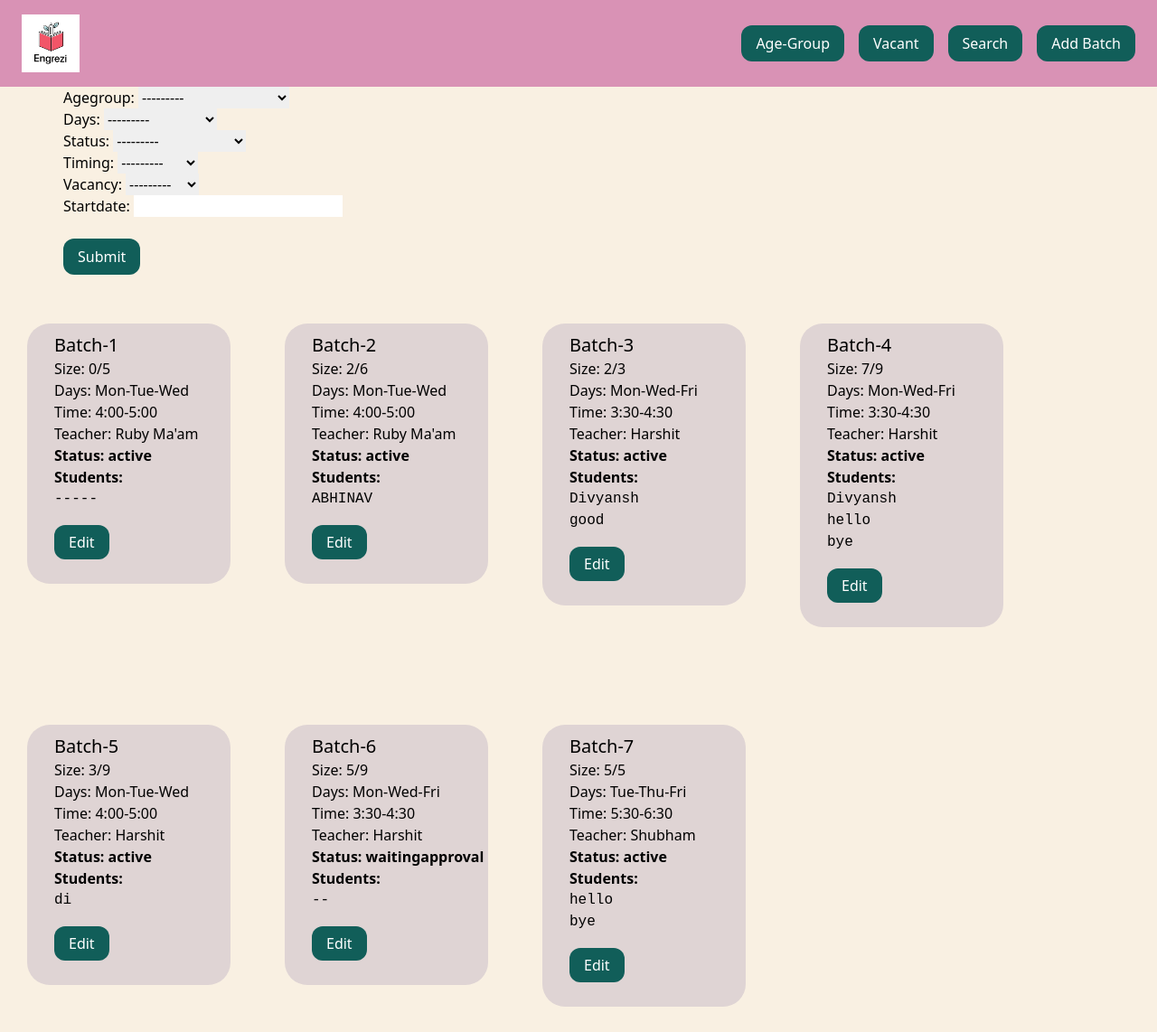
The app's page /search/ with its own data.
### batch/models.py (models this page shows, shortened)
class batches(models.Model):
    DRAFT = 'draft'
    WAITING_APPROVAL = 'waitingapproval'
    ACTIVE = 'active'
    ENDED = 'ended'
    VACANT='VACANT'
    FULL="FULL"
    STATUS_CHOICES = (
        (DRAFT, 'Draft'),
        (WAITING_APPROVAL, 'Waiting approval'),
        (ACTIVE, 'Active'),
        (ENDED, 'Deleted'),
    )
    VACANCY_CHOICE={
        (VACANT,'VACANT'),
        (FULL,'FULL')
    }
    batch_name = models.CharField(max_length=50)
    slug = models.SlugField()
    batch_size = models.IntegerField()
    timing = models.ForeignKey(timings, related_name='Timings', on_delete=models.CASCADE)
    days=models.ForeignKey(days, related_name='Days', on_delete=models.CASCADE)
    strength = models.IntegerField()
    startdate=models.CharField(max_length=50)
    teachername = models.ForeignKey(teachers, related_name='Teachers', on_delete=models.CASCADE)
    agegroup=models.ForeignKey(agegroup, related_name='agegroups', on_delete=models.CASCADE)
    description = models.TextField(blank=True)
    status = models.CharField(max_length=50, choices=STATUS_CHOICES, default=ACTIVE)
    vacancy=models.CharField(max_length=50, choices=VACANCY_CHOICE, default=VACANT)
    def get_batchsize(self):
        return str(str(self.strength)+"/"+str(self.batch_size))

class days(models.Model):
    title = models.CharField(max_length=50)
    slug = models.SlugField()
    def __str__(self):
        return self.title

class timings(models.Model):
    title = models.CharField(max_length=50)
    slug = models.SlugField()
    def __str__(self):
        return self.title

class teachers(models.Model):
    title = models.CharField(max_length=50)
    slug = models.SlugField()
    def __str__(self):
        return self.title

### batch/views.py (the view)
# urls.py: path('search/', search, name='search'),
def search(request):
    batch_filter=batchfilter(request.GET, queryset=batches.objects.all())
    context={
        'form': batch_filter.form,
        'Batch': batch_filter.qs
    }
    return render(request,'core/search.html',context)

### batch/models.py (called while the page is built)
    def __str__(self):
        return self.title

### batch/templatetags/menu.py (called while the page is built)
@register.inclusion_tag('core/menu.html')
def menu():
    agegroups = agegroup.objects.all()
    day=days.objects.all()
    return {'agegroups': agegroups,'days':day}

@register.inclusion_tag('core/vmenu.html')
def vacant():
    agegroups = agegroup.objects.all()
    day=days.objects.all()
    return {'agegroups': agegroups,'days':day}

### batch/templates/core/search.html (shortened to what this page needs)
{% extends 'core/index.html' %}
{% block content %}
    <div>
        <form method="GET" action="{% url 'search' %}"  style="position:relative; left:70px; ">
            {{form.as_p}}
            <br>
            <input type="submit" value="Submit" class="py-2 px-4 bg-teal-800 text-white rounded-xl hover:bg-teal-900"/>
        </form>
    <div class="flex flex-wrap">
        {% for batch in Batch %}
            <div class="product w-1/1 p-0 py-6" >
                <div class="box" >
                <a href="{% url 'batch_detail' batch.agegroup.slug batch.slug %}">
                    <h2 class="text-xl"style="position:relative; left:20px;">{{ batch.batch_name }}</h2>
                    <p class="text-13 text-black-600" style="position:relative; left:20px;">Size: {{ batch.get_batchsize }}</p>
                    <p class="text-13 text-black-600" style="position:relative; left:20px;">Days: {{ batch.days }}</p>
                    <p class="text-13 text-black-600" style="position:relative; left:20px;">Time: {{ batch.timing}}</p>
                    <p class="text-13 text-black-600" style="position:relative; left:20px;">Teacher: {{ batch.teachername }}</p>
                    <b class="text-13 text-black-600" style="position:relative; left:20px;">Status: {{ batch.status }}</b>
                    <br>
                    <b class="bold" style="position:relative; left:20px;">Students:</b>
                    {% if batch.description %}
                        <pre style="position:relative; left:20px;">{{ batch.description }}</pre>
                    {% endif %}
                    <br>
                    <a href="{% url 'edit_batch' batch.id %}"class="py-2 px-4 bg-teal-800 text-white rounded-xl hover:bg-teal-900"style="position:relative; left:20px;">Edit</a>
                    <br>
                    <br>
                </a>
            </div>
        </div>
    {% endfor %}
    </div>
</div>
{% endblock %}

### batch/templates/core/index.html (shortened to what this page needs)
{% load static %}
{% load menu %}
<!doctype html>
<html>
    <head>
        <script src="https://cdn.tailwindcss.com"></script>
    </head>
    <body style="background-color:#f9f0e1f6;">
        <nav class="mx-auto py-4 px-6 flex items-center justify-between bg-teal-600" style="background-color: rgb(217, 146, 181);">
            <div class="logo">
                <a href="/"><img alt="engrezi" style="width:64px;height:64px;"></a>
            </div>
            <div class="menu flex items-center space-x-4">
                <div class="dropdown" >
                    <button class="py-2 px-4 bg-teal-800 text-white rounded-xl hover:bg-teal-900">Age-Group</button>
                </div>
                <div class="dropdown" >
                    <button class="py-2 px-4 bg-teal-800 text-white rounded-xl hover:bg-teal-900">Vacant</button>
                </div>
            <a href="{% url 'search' %}" class="py-2 px-4 bg-teal-800 text-white rounded-xl hover:bg-teal-900" style="position:left;">Search</a>
            <a href="{% url 'add_batch' %}" class="py-2 px-4 bg-teal-800 text-white rounded-xl hover:bg-teal-900">Add Batch</a>
           </div>
        </nav>
        <div class="flex flex-wrap">
            <div class="max-w-7xl mx-auto ">
                {% block content %}
                {% endblock %}
            </div>
        </div>
    </body>
</html>

### batch/templates/core/index.html (style rules this page uses)
.dropdown { position: relative; display: inline-block; border-radius: 15px; }

### batch/templates/core/search.html (style rules this page uses)
.box { width: 225px; margin: 30px; padding:10px; background:rgb(223, 212, 212); border-radius: 25px; }

### records on screen
batches: batch_name "Batch-1", get_batchsize "0/5", days "Mon-Tue-Wed", timing "4:00-5:00", teachername "Ruby Ma'am", status "active", description "-----"
batches: batch_name "Batch-2", get_batchsize "2/6", days "Mon-Tue-Wed", timing "4:00-5:00", teachername "Ruby Ma'am", status "active", description "ABHINAV"
batches: batch_name "Batch-3", get_batchsize "2/3", days "Mon-Wed-Fri", timing "3:30-4:30", teachername "Harshit", status "active", description "Divyansh good"
batches: batch_name "Batch-4", get_batchsize "7/9", days "Mon-Wed-Fri", timing "3:30-4:30", teachername "Harshit", status "active", description "Divyansh hello bye"
batches: batch_name "Batch-5", get_batchsize "3/9", days "Mon-Tue-Wed", timing "4:00-5:00", teachername "Harshit", status "active", description "di"
batches: batch_name "Batch-6", get_batchsize "5/9", days "Mon-Wed-Fri", timing "3:30-4:30", teachername "Harshit", status "waitingapproval", description "--"
batches: batch_name "Batch-7", get_batchsize "5/5", days "Tue-Thu-Fri", timing "5:30-6:30", teachername "Shubham", status "active", description "hello bye"
